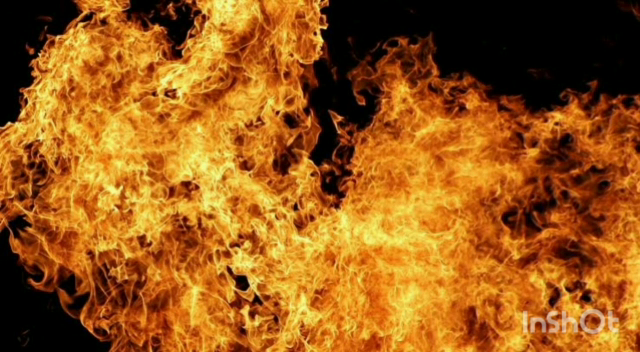
#> input picture frame 15 of application/static.mp4, 640 x 352 px, given in place of 1.mp4, which was not available
$ python movement.py
#> lines starting #> are read from the running program, lines starting #| are printed output that depends on the picture; pictures that were not available may be replaced by others from this repository, and a replacement may not be noted
import cv2

# Load video file
cap = cv2.VideoCapture("1.mp4")

while True:
    # Read first frame
    ret, frame1 = cap.read()
#> frame1 is the input picture: shape (352, 640, 3); mean B, G, R 24.8, 90.7, 155

    # Check if frame was successfully read
    if not ret:
        print("Unable to read frame")
        break

    # Read second frame
    ret, frame2 = cap.read()

    # Check if frame was successfully read
    if not ret:
        print("Unable to read frame")
        break

    # Convert frames to grayscale
    gray1 = cv2.cvtColor(frame1, cv2.COLOR_BGR2GRAY)
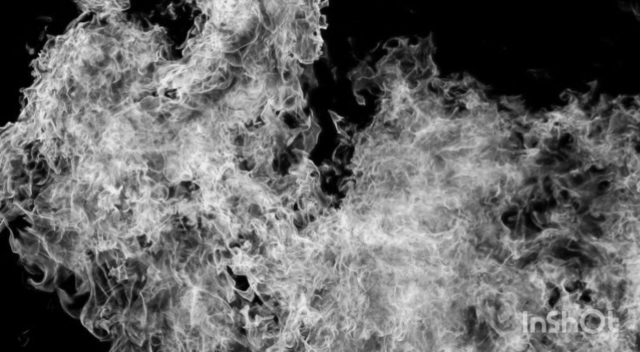
#> gray1: shape (352, 640); min 0, max 238, mean 102.4
    gray2 = cv2.cvtColor(frame2, cv2.COLOR_BGR2GRAY)

    # Compute absolute difference between frames
    diff = cv2.absdiff(gray1, gray2)
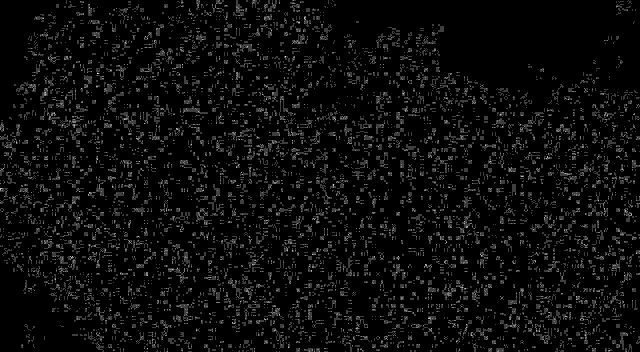
#> diff: shape (352, 640); min 0, max 4, mean 0.191; drawn with min black and max white

    # Threshold difference image to create binary image
    _, thresh = cv2.threshold(diff, 25, 255, cv2.THRESH_BINARY)
#> thresh: shape (352, 640); every value is 0

    # Find contours
    cnts = cv2.findContours(thresh, cv2.RETR_EXTERNAL, cv2.CHAIN_APPROX_SIMPLE)
#> cnts = 0 contours
    cnts = cnts[0] if len(cnts) == 2 else cnts[1]
#> cnts = []

    for c in cnts:
        # Find bounding rectangle for contour
        x,y,w,h = cv2.boundingRect(c)
        prev_x, prev_y = x, y
        # Check if fire has moved
        if abs(x - prev_x) > 10 or abs(y - prev_y) > 10:
            fire_movement = True
        else:
            fire_movement = False
#> this loop made 0 passes


    # Update frame1
    frame1 = frame2

# Release video capture
cap.release()
cv2.destroyAllWindows()

$ run again, starting later in the video
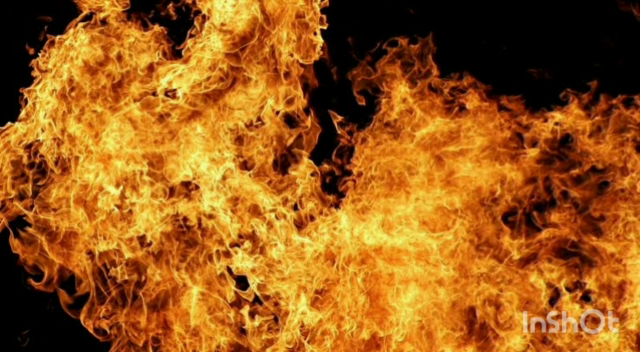
#> input picture frame 68 of application/static.mp4, 640 x 352 px, given in place of 1.mp4, which was not available
#> frame1 is the input picture: shape (352, 640, 3); mean B, G, R 24.7, 90.7, 155
#> `diff = cv2.absdiff(gray1, gray2)`:
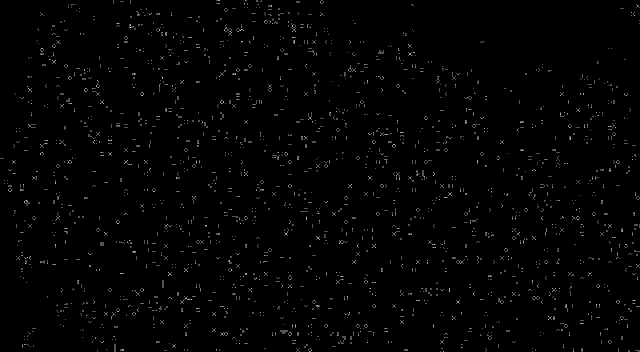
#> diff: shape (352, 640); min 0, max 3, mean 0.0354; drawn with min black and max white
#> thresh: shape (352, 640); every value is 0
#> `cnts = cv2.findContours(thresh, cv2.RETR_EXTERNAL, cv2.CHAIN_APPROX_SI..`: cnts = 0 contours
#> `cnts = cnts[0] if len(cnts) == 2 else cnts[1]`: cnts = []

$ run again, starting later in the video
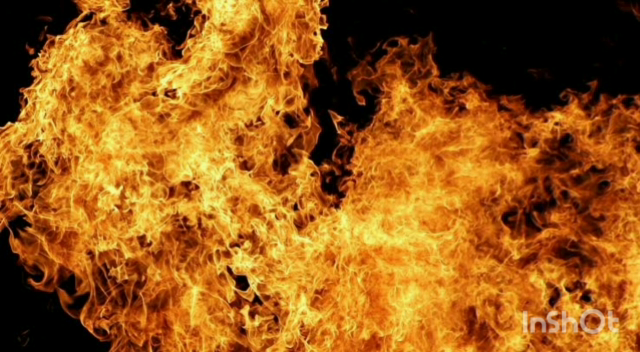
#> input picture frame 121 of application/static.mp4, 640 x 352 px, given in place of 1.mp4, which was not available
#> frame1 is the input picture: shape (352, 640, 3); mean B, G, R 24.7, 90.7, 154.9
#> `diff = cv2.absdiff(gray1, gray2)`:
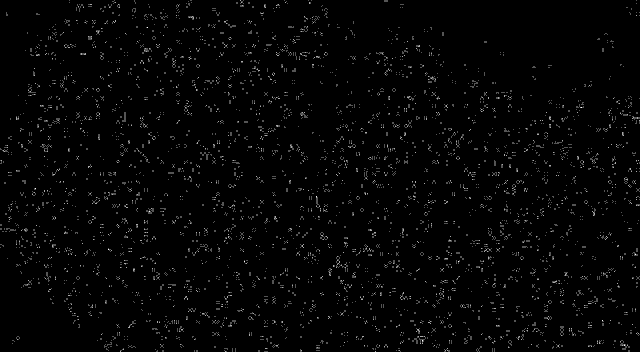
#> diff: shape (352, 640); min 0, max 3, mean 0.0561; drawn with min black and max white
#> thresh: shape (352, 640); every value is 0
#> `cnts = cv2.findContours(thresh, cv2.RETR_EXTERNAL, cv2.CHAIN_APPROX_SI..`: cnts = 0 contours
#> `cnts = cnts[0] if len(cnts) == 2 else cnts[1]`: cnts = []
